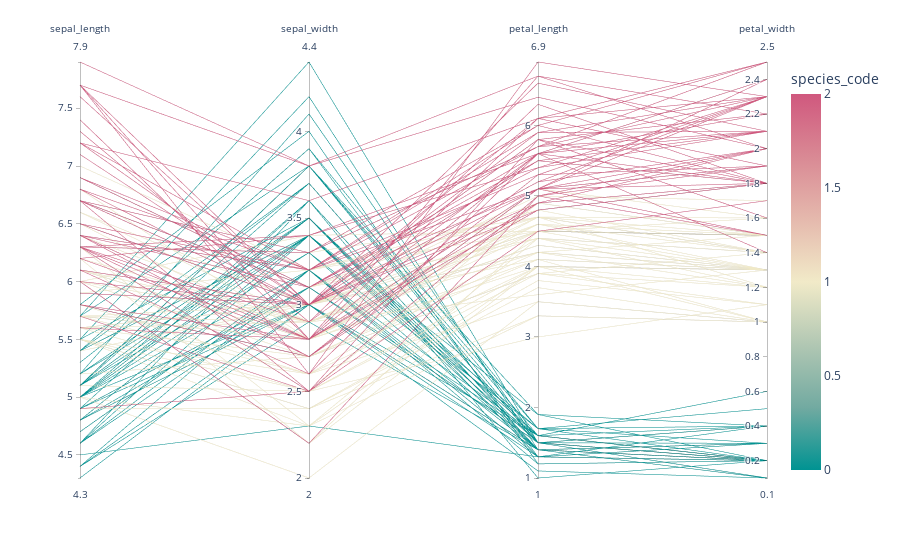

The cell this chart's notebook holds for it:
### Code cell
import pandas as pd
import plotly.express as px  # Impor Plotly Express

# Membaca dataset
file_path = r"C:\MATA KULIAH\AKADEMIK\SEMESTER 6\Data Science\week 6\IrisDataset.csv"
datasetIris = pd.read_csv(file_path)



# Konversi species ke kategori
datasetIris['species'] = datasetIris['species'].astype('category')

# Mengubah kategori species menjadi kode numerik
datasetIris['species_code'] = datasetIris['species'].cat.codes

# ✅ Gunakan nama kolom yang benar dari dataset
fig = px.parallel_coordinates(datasetIris,
    dimensions=['sepal_length', 'sepal_width', 'petal_length', 'petal_width'],
    color='species_code',  # Gunakan kode numerik untuk warna
    color_continuous_scale=px.colors.diverging.Tealrose
)

fig.show()

### Figure 1 — Plotly figure (JSON) as saved in the notebook; plotly's stock layout.template omitted (floating-point values rounded to 4 significant figures; data arrays with more than 128 entries replaced by an {"elided": "..."} marker saying what was removed)
{"data": [{"dimensions": [{"label": "sepal_length", "values": {"elided": "150 float values"}}, {"label": "sepal_width", "values": {"elided": "150 float values"}}, {"label": "petal_length", "values": {"elided": "150 float values"}}, {"label": "petal_width", "values": {"elided": "150 float values"}}], "domain": {"x": [0, 1], "y": [0, 1]}, "line": {"color": {"elided": "150 int values"}, "coloraxis": "coloraxis"}, "name": "", "type": "parcoords"}], "layout": {"autosize": true, "coloraxis": {"colorbar": {"title": {"text": "species_code"}}, "colorscale": [[0, "rgb(0, 147, 146)"], [0.1667, "rgb(114, 170, 161)"], [0.3333, "rgb(177, 199, 179)"], [0.5, "rgb(241, 234, 200)"], [0.6667, "rgb(229, 185, 173)"], [0.8333, "rgb(217, 137, 148)"], [1, "rgb(208, 88, 126)"]]}, "legend": {"tracegroupgap": 0}, "margin": {"t": 60}}}
